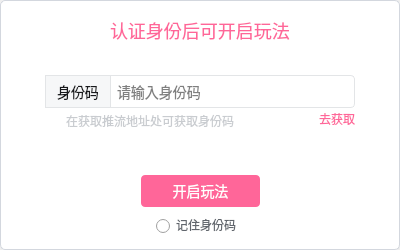
<?xml version="1.0" encoding="UTF-8"?>
<ui version="4.0">
 <class>BilibiliGetCodeDialog</class>
 <widget class="QDialog" name="BilibiliGetCodeDialog">
  <property name="geometry">
   <rect>
    <x>0</x>
    <y>0</y>
    <width>400</width>
    <height>250</height>
   </rect>
  </property>
  <widget class="QWidget" name="widget_1" native="true">
   <property name="geometry">
    <rect>
     <x>0</x>
     <y>0</y>
     <width>400</width>
     <height>250</height>
    </rect>
   </property>
   <property name="windowTitle">
    <string>BilibiliGetCodeDialog</string>
   </property>
   <property name="styleSheet">
    <string notr="true">QWidget#widget_1{
	border-width: 1px;
	border-style: solid;
	border-color: rgb(211, 215, 222);
	border-radius:5px;
	background:white;
}
QPushButton{
	border: none;
}</string>
   </property>
   <widget class="QLabel" name="label">
    <property name="geometry">
     <rect>
      <x>0</x>
      <y>150</y>
      <width>138</width>
      <height>100</height>
     </rect>
    </property>
    <property name="text">
     <string/>
    </property>
    <property name="pixmap">
     <pixmap resource="Resources.qrc">:/image/BLogo.svg</pixmap>
    </property>
   </widget>
   <widget class="QLabel" name="label_2">
    <property name="geometry">
     <rect>
      <x>110</x>
      <y>16</y>
      <width>180</width>
      <height>29</height>
     </rect>
    </property>
    <property name="font">
     <font>
      <pointsize>-1</pointsize>
      <bold>false</bold>
     </font>
    </property>
    <property name="styleSheet">
     <string notr="true">QLabel#label_2{
	font-size: 18px;
	font-weight: normal;
	line-height: 29px;
	letter-spacing: 0px;
	color: #FF6699;
}</string>
    </property>
    <property name="text">
     <string>认证身份后可开启玩法</string>
    </property>
   </widget>
   <widget class="QPushButton" name="startButton">
    <property name="geometry">
     <rect>
      <x>141</x>
      <y>175</y>
      <width>119</width>
      <height>32</height>
     </rect>
    </property>
    <property name="styleSheet">
     <string notr="true">QPushButton#startButton{
	font-size: 14px;
	font-weight: normal;
	line-height: 20px;
	letter-spacing: 0px;
	border-radius: 4px;
	background: #FF6699;
	color: #FFFFFF;
}
QPushButton#startButton:hover{
	background-color:rgb(255, 79, 135);
}
QPushButton#startButton:pressed{
	background-color:rgb(220, 88, 132);
}</string>
    </property>
    <property name="text">
     <string>开启玩法</string>
    </property>
   </widget>
   <widget class="QRadioButton" name="radioButton">
    <property name="geometry">
     <rect>
      <x>155</x>
      <y>215</y>
      <width>95</width>
      <height>20</height>
     </rect>
    </property>
    <property name="styleSheet">
     <string notr="true">QRadioButton#radioButton{
	font-size: 12px;
	font-weight: normal;
	line-height: 17px;
	letter-spacing: 0px;
	color: #61666D;
}
QRadioButton#radioButton::indicator {
    width: 15px;
    height: 15px;
}
QRadioButton#radioButton::indicator:checked {
    image: url(:/image/saveCodeOn.svg);
}</string>
    </property>
    <property name="text">
     <string>记住身份码</string>
    </property>
   </widget>
   <widget class="QPushButton" name="closeButton">
    <property name="geometry">
     <rect>
      <x>372</x>
      <y>15</y>
      <width>13</width>
      <height>13</height>
     </rect>
    </property>
    <property name="styleSheet">
     <string notr="true">QPushButton#closeButton{
	image:url(&quot;:/image/close.svg&quot;);
}
QPushButton#closeButton:hover{
	image:url(&quot;:/image/close_on.svg&quot;);
}
QPushButton#closeButton:pressed{
}</string>
    </property>
    <property name="text">
     <string notr="true"/>
    </property>
   </widget>
   <widget class="QLabel" name="label_3">
    <property name="geometry">
     <rect>
      <x>46</x>
      <y>114</y>
      <width>15</width>
      <height>15</height>
     </rect>
    </property>
    <property name="toolTip">
     <string>在获取推流地址处可获取身份码</string>
    </property>
    <property name="text">
     <string notr="true"/>
    </property>
    <property name="pixmap">
     <pixmap resource="Resources.qrc">:/image/questionMark.svg</pixmap>
    </property>
   </widget>
   <widget class="QLabel" name="label_4">
    <property name="geometry">
     <rect>
      <x>66</x>
      <y>112</y>
      <width>168</width>
      <height>17</height>
     </rect>
    </property>
    <property name="toolTip">
     <string>在获取推流地址处可获取身份码</string>
    </property>
    <property name="styleSheet">
     <string notr="true">QLabel#label_4{
	font-size: 12px;
	font-weight: normal;
	line-height: 17px;
	letter-spacing: 0px;
	color: #C9CCD0;
}</string>
    </property>
    <property name="text">
     <string>在获取推流地址处可获取身份码</string>
    </property>
   </widget>
   <widget class="QPushButton" name="getCodeButton">
    <property name="geometry">
     <rect>
      <x>319</x>
      <y>110</y>
      <width>36</width>
      <height>17</height>
     </rect>
    </property>
    <property name="styleSheet">
     <string notr="true">QPushButton#getCodeButton{
	font-size: 12px;
	font-weight: normal;
	line-height: 17px;
	letter-spacing: 0px;
	color: #FF6699;
}
QPushButton#getCodeButton:hover{
	text-decoration:underline
}
QPushButton#getCodeButton:pressed{
	color:rgb(220, 88, 132);
}</string>
    </property>
    <property name="text">
     <string>去获取</string>
    </property>
   </widget>
   <widget class="QWidget" name="widget" native="true">
    <property name="geometry">
     <rect>
      <x>45</x>
      <y>75</y>
      <width>310</width>
      <height>33</height>
     </rect>
    </property>
    <property name="styleSheet">
     <string notr="true">QWidget#widget{
	border: 1px solid #E3E5E7;
	border-radius: 4px;
}</string>
    </property>
    <widget class="QLabel" name="label_5">
     <property name="geometry">
      <rect>
       <x>0</x>
       <y>0</y>
       <width>66</width>
       <height>33</height>
      </rect>
     </property>
     <property name="styleSheet">
      <string notr="true">QLabel#label_5{
	background: #F6F7F8;
	border: 1px solid #E3E5E7;
	font-size: 14px;
	font-weight: normal;
	line-height: 20px;
	letter-spacing: 0px;
	color: #18191C;
}</string>
     </property>
     <property name="text">
      <string>身份码</string>
     </property>
     <property name="alignment">
      <set>Qt::AlignCenter</set>
     </property>
    </widget>
    <widget class="QLineEdit" name="codeLineEdit">
     <property name="geometry">
      <rect>
       <x>70</x>
       <y>1</y>
       <width>210</width>
       <height>31</height>
      </rect>
     </property>
     <property name="font">
      <font>
       <pointsize>-1</pointsize>
       <bold>false</bold>
      </font>
     </property>
     <property name="styleSheet">
      <string notr="true">QLineEdit#codeLineEdit{
	border:one;
	font-size: 14px;
	font-weight: normal;
	line-height: 20px;
	letter-spacing: 0px;
}</string>
     </property>
     <property name="echoMode">
      <enum>QLineEdit::Password</enum>
     </property>
     <property name="placeholderText">
      <string>请输入身份码</string>
     </property>
    </widget>
    <widget class="QPushButton" name="clearButton">
     <property name="geometry">
      <rect>
       <x>292</x>
       <y>12</y>
       <width>10</width>
       <height>10</height>
      </rect>
     </property>
     <property name="styleSheet">
      <string notr="true">QPushButton#clearButton{
	image:url(&quot;:/image/clear.svg&quot;);
}
QPushButton#clearButton:hover{
	image:url(&quot;:/image/clear_on.svg&quot;);
}</string>
     </property>
     <property name="text">
      <string notr="true"/>
     </property>
    </widget>
   </widget>
  </widget>
 </widget>
 <resources>
  <include location="Resources.qrc"/>
 </resources>
 <connections/>
</ui>
